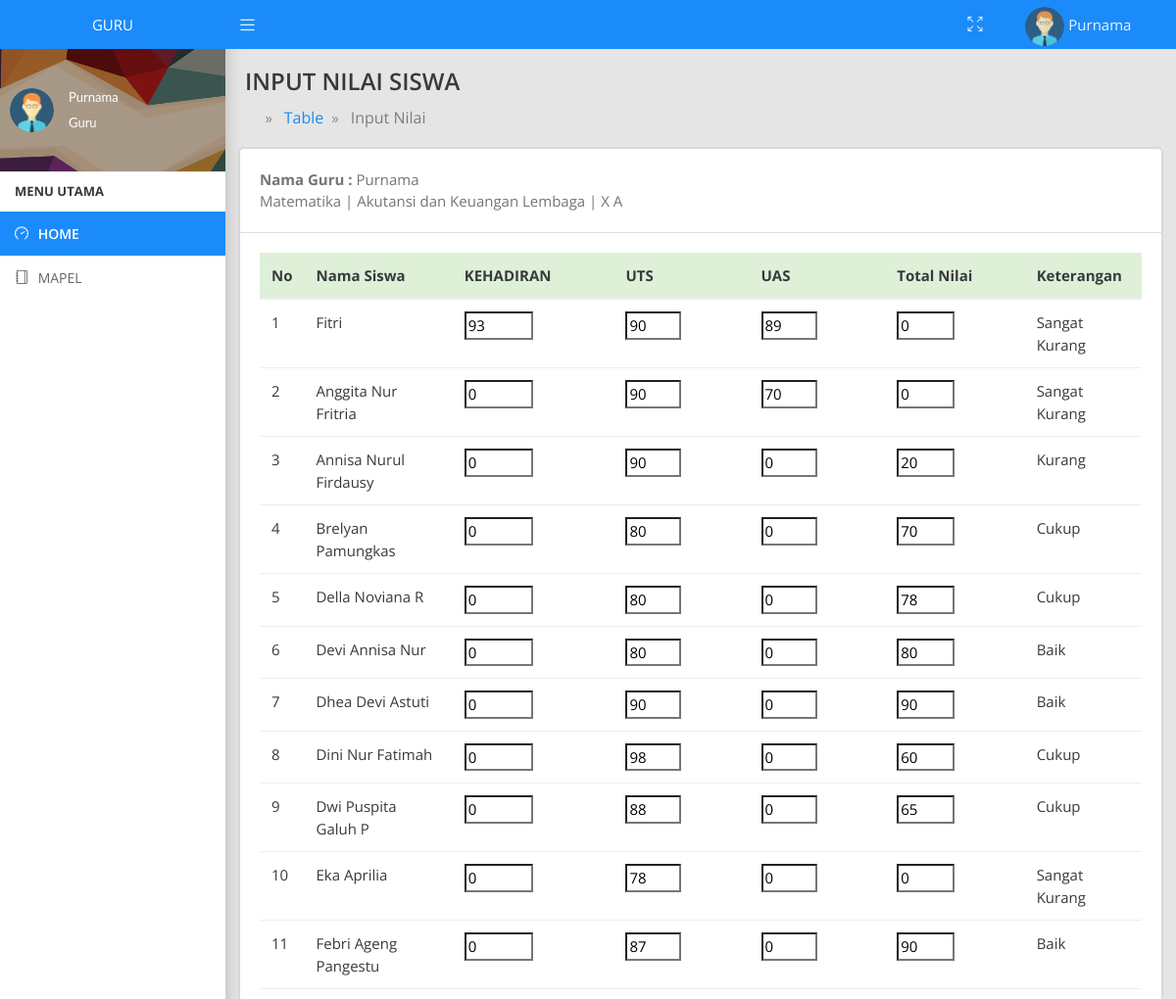
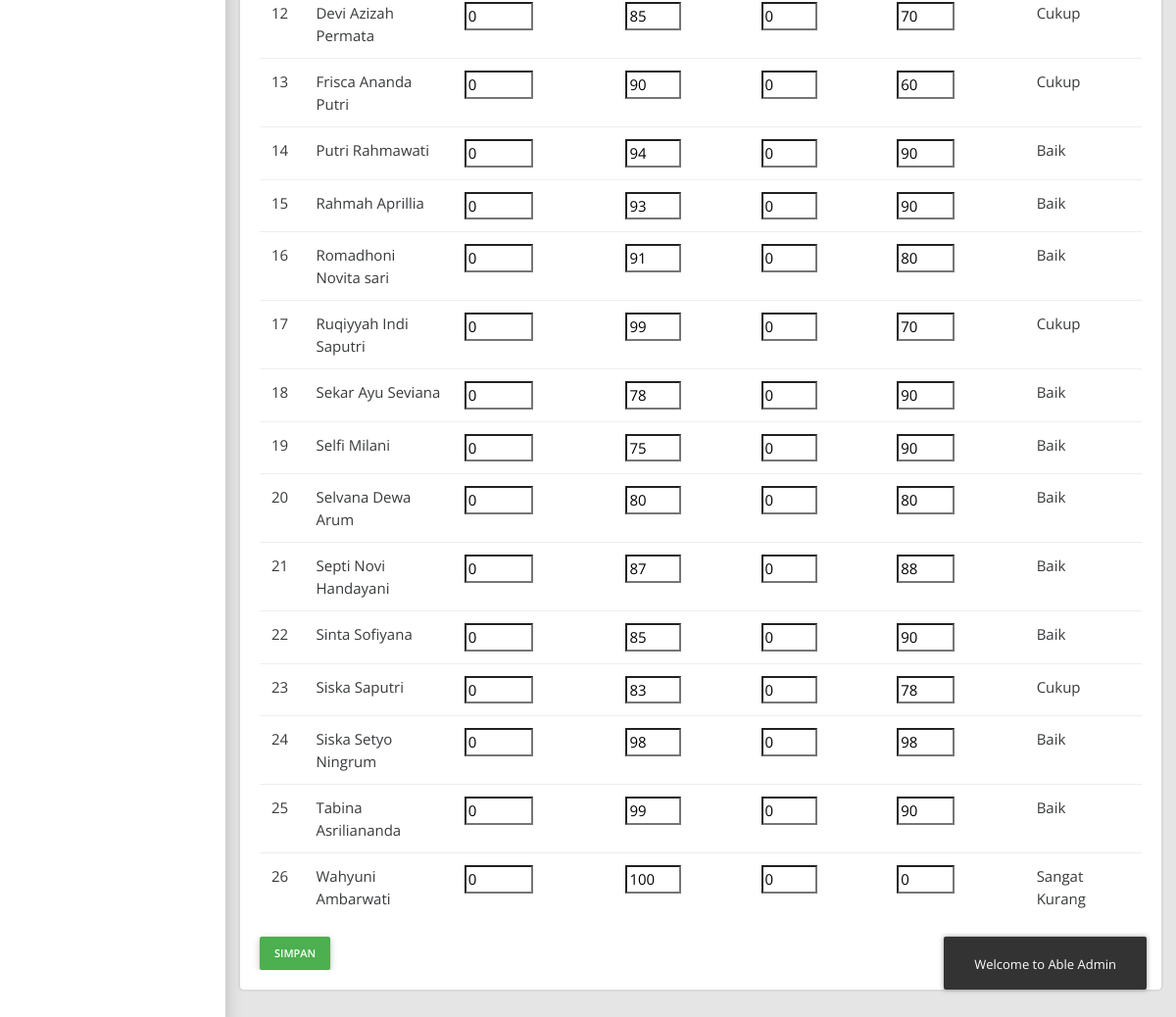
The app's page /index.php?guru=1 (signed in) with its own data (2 pictures, top to bottom).
### tables this page shows
CREATE TABLE `pelajaran` (
  `id_mapel` int(11) NOT NULL AUTO_INCREMENT,
  `id_semester` int(11) DEFAULT NULL,
  `nama_mapel` varchar(50) DEFAULT NULL,
  `ket` varchar(50) DEFAULT NULL,
  PRIMARY KEY (`id_mapel`),
  KEY `id_semester` (`id_semester`),
  CONSTRAINT `pelajaran_ibfk_1` FOREIGN KEY (`id_semester`) REFERENCES `semester` (`id_semester`)
);

CREATE TABLE `jurusan` (
  `id_jurusan` int(11) NOT NULL AUTO_INCREMENT,
  `nama_jurusan` varchar(50) NOT NULL,
  PRIMARY KEY (`id_jurusan`)
);

CREATE TABLE `kelas` (
  `id_kelas` int(11) NOT NULL AUTO_INCREMENT,
  `nama_kelas` varchar(20) DEFAULT NULL,
  PRIMARY KEY (`id_kelas`)
);

CREATE TABLE `nilai` (
  `id_nilai` int(11) NOT NULL AUTO_INCREMENT,
  `id_pengajar` int(11) DEFAULT NULL,
  `id_siswa` int(11) DEFAULT NULL,
  `kehadiran` float DEFAULT NULL,
  `uts` float DEFAULT NULL,
  `uas` float DEFAULT NULL,
  `nilai_akhir` float DEFAULT NULL,
  `keterangan` varchar(20) DEFAULT NULL,
  PRIMARY KEY (`id_nilai`),
  KEY `id_pengajar` (`id_pengajar`),
  KEY `id_siswa` (`id_siswa`),
  CONSTRAINT `nilai_ibfk_1` FOREIGN KEY (`id_pengajar`) REFERENCES `pengajar` (`id_ajar`),
  CONSTRAINT `nilai_ibfk_2` FOREIGN KEY (`id_siswa`) REFERENCES `siswa` (`id_siswa`)
);

CREATE TABLE `siswa` (
  `id_siswa` int(10) NOT NULL AUTO_INCREMENT,
  `id_jurusan` int(11) DEFAULT NULL,
  `id_kelas` int(11) DEFAULT NULL,
  `id_ortu` int(11) DEFAULT NULL,
  `nis` varchar(50) NOT NULL,
  `nama_siswa` varchar(50) NOT NULL,
  `jenis_kelamin` varchar(12) NOT NULL,
  `agama` varchar(10) NOT NULL,
  `tempat_lahir` varchar(20) NOT NULL,
  `tanggal_lahir` date NOT NULL,
  `alamat` varchar(50) NOT NULL,
  `no_telp` varchar(12) NOT NULL,
  `foto` varchar(50) NOT NULL,
  `ussername` varchar(50) NOT NULL,
  `password` varchar(50) NOT NULL,
  PRIMARY KEY (`id_siswa`),
  KEY `id_jurusan` (`id_jurusan`),
  KEY `id_kelas` (`id_kelas`),
  KEY `id_ortu` (`id_ortu`),
  CONSTRAINT `siswa_ibfk_1` FOREIGN KEY (`id_jurusan`) REFERENCES `jurusan` (`id_jurusan`),
  CONSTRAINT `siswa_ibfk_2` FOREIGN KEY (`id_kelas`) REFERENCES `kelas` (`id_kelas`),
  CONSTRAINT `siswa_ibfk_3` FOREIGN KEY (`id_ortu`) REFERENCES `orangtua` (`id_ortu`)
);

### guru/masukkan-nilaisiswa.php (the view, shortened to what this page needs)
<div class="container-fluid">
    <div class="row">
        <div class="col-sm-12 p-0">
            <div class="main-header">
                <h4>INPUT NILAI SISWA</h4>
                <ol class="breadcrumb breadcrumb-title breadcrumb-arrow">
                    <li class="breadcrumb-item">
                        <a href="index.php">
                            <i class="icofont icofont-home"></i>
                        </a>
                    </li>
                    <li class="breadcrumb-item"><a href="#">Table</a>
                    </li>
                    <li class="breadcrumb-item"><a href="index.php?guru=masukkannilaisiswa">Input Nilai</a>
                    </li>
                </ol>
            </div>
        </div>
    </div>
    <div class="row">
        <div class="col-sm-12">
            <div class="card">
                <div class="card-header">
                    <tr>
                        <th><b>Nama Guru : </b></th>
                        <td><?php echo $_SESSION['user']['nama_guru'] ?></td><br>
                    </tr>
                    <tr>
                        <?php
                        $idajar=$_GET['guru'];
                        $data1=$koneksi->query("SELECT * FROM nilai JOIN pengajar ON nilai.id_pengajar=pengajar.id_ajar JOIN jurusan ON pengajar.id_jurusan=jurusan.id_jurusan JOIN kelas ON pengajar.id_kelas=kelas.id_kelas JOIN pelajaran ON pengajar.id_mapel=pelajaran.id_mapel WHERE pengajar.id_ajar='$idajar' ");
                        $detail=$data1->fetch_assoc();
                        ?>
                        <td><?= $detail['nama_mapel'] ?> | <?= $detail['nama_jurusan'] ?> | <?= $detail['nama_kelas'] ?></td><br>
                    </tr>
                </div>
                <div class="card-block">
                    <div class="row">
                        <div class="col-sm-12 table-responsive">
                            <form action="#" method="POST" accept-charset="utf-8">
                                <table class="table">
                                    <thead>
                                        <tr class="table-success">
                                            <th>No</th>
                                            <th>Nama Siswa</th>
                                            <th>KEHADIRAN</th>
                                            <th>UTS</th>
                                            <th>UAS</th>
                                            <th>Total Nilai</th>
                                            <th>Keterangan</th>
                                        </tr>
                                    </thead>
                                    <tbody>
                                        <?php
                                        $no=1;
                                        $idajar=$_GET['guru'];
                                        $idguru =$_SESSION['user']['id_guru'];
                                        $data=$koneksi->query("SELECT * FROM nilai JOIN siswa ON nilai.id_siswa=siswa.id_siswa JOIN pengajar ON nilai.id_pengajar=pengajar.id_ajar WHERE pengajar.id_ajar='$idajar' AND pengajar.id_guru='$idguru' ");
                                        while ($nilai=$data->fetch_assoc()) {
                                         ?>
                                         <tr>
                                             <td><?= $no ?></td>
                                             <td><?= $nilai['nama_siswa']?></td>
                                             <td ><input style="width:50%" type="float" name="hadir[]" class="md-form-control"  value="<?= $nilai['kehadiran']?>"></td>
                                             <td ><input style="width:50%" type="float" name="uts[]" class="md-form-control"  value="<?= $nilai['uts']?>"></td>
                                             <td ><input style="width:50%" type="float" name="uas[]" class="md-form-control"  value="<?= $nilai['uas']?>"></td>
                                             <td ><input style="width:50%" type="float" name="akhir[]" class="md-form-control" value="<?= $nilai['nilai_akhir']?>"></td>
                                             <td><?= $nilai['keterangan']?></td>
                                         </tr>
                                         <?php
                                         $no++;
                                     }
                                     ?>
                                 </tbody>
                             </table>
                             <button name="update" class="btn btn-success btn-sm" >Simpan</button>
                         </form>
                     </div>
                 </div>
             </div>
         </div>
     </div>
 </div>

### records on screen
pelajaran: nama_mapel "Matematika"
jurusan: nama_jurusan "Akutansi dan Keuangan Lembaga"
kelas: nama_kelas "X A"
nilai: id_siswa.nama_siswa "Fitri", kehadiran "93", uts "90", uas "89", nilai_akhir "0", keterangan "Sangat Kurang"
nilai: id_siswa.nama_siswa "Anggita Nur Fritria", kehadiran "0", uts "90", uas "70", nilai_akhir "0", keterangan "Sangat Kurang"
nilai: id_siswa.nama_siswa "Annisa Nurul Firdausy", kehadiran "0", uts "90", uas "0", nilai_akhir "20", keterangan "Kurang"
nilai: id_siswa.nama_siswa "Brelyan Pamungkas", kehadiran "0", uts "80", uas "0", nilai_akhir "70", keterangan "Cukup"
nilai: id_siswa.nama_siswa "Della Noviana R", kehadiran "0", uts "80", uas "0", nilai_akhir "78", keterangan "Cukup"
nilai: id_siswa.nama_siswa "Devi Annisa Nur", kehadiran "0", uts "80", uas "0", nilai_akhir "80", keterangan "Baik"
nilai: id_siswa.nama_siswa "Dhea Devi Astuti", kehadiran "0", uts "90", uas "0", nilai_akhir "90", keterangan "Baik"
nilai: id_siswa.nama_siswa "Dini Nur Fatimah", kehadiran "0", uts "98", uas "0", nilai_akhir "60", keterangan "Cukup"
nilai: id_siswa.nama_siswa "Dwi Puspita Galuh P", kehadiran "0", uts "88", uas "0", nilai_akhir "65", keterangan "Cukup"
nilai: id_siswa.nama_siswa "Eka Aprilia", kehadiran "0", uts "78", uas "0", nilai_akhir "0", keterangan "Sangat Kurang"
nilai: id_siswa.nama_siswa "Febri Ageng Pangestu", kehadiran "0", uts "87", uas "0", nilai_akhir "90", keterangan "Baik"
nilai: id_siswa.nama_siswa "Devi Azizah Permata", kehadiran "0", uts "85", uas "0", nilai_akhir "70", keterangan "Cukup"
nilai: id_siswa.nama_siswa "Frisca Ananda Putri", kehadiran "0", uts "90", uas "0", nilai_akhir "60", keterangan "Cukup"
nilai: id_siswa.nama_siswa "Putri Rahmawati", kehadiran "0", uts "94", uas "0", nilai_akhir "90", keterangan "Baik"
nilai: id_siswa.nama_siswa "Rahmah Aprillia", kehadiran "0", uts "93", uas "0", nilai_akhir "90", keterangan "Baik"
nilai: id_siswa.nama_siswa "Romadhoni Novita sari", kehadiran "0", uts "91", uas "0", nilai_akhir "80", keterangan "Baik"
nilai: id_siswa.nama_siswa "Ruqiyyah Indi Saputri", kehadiran "0", uts "99", uas "0", nilai_akhir "70", keterangan "Cukup"
nilai: id_siswa.nama_siswa "Sekar Ayu Seviana", kehadiran "0", uts "78", uas "0", nilai_akhir "90", keterangan "Baik"
nilai: id_siswa.nama_siswa "Selfi Milani", kehadiran "0", uts "75", uas "0", nilai_akhir "90", keterangan "Baik"
nilai: id_siswa.nama_siswa "Selvana Dewa Arum", kehadiran "0", uts "80", uas "0", nilai_akhir "80", keterangan "Baik"
nilai: id_siswa.nama_siswa "Septi Novi Handayani", kehadiran "0", uts "87", uas "0", nilai_akhir "88", keterangan "Baik"
nilai: id_siswa.nama_siswa "Sinta Sofiyana", kehadiran "0", uts "85", uas "0", nilai_akhir "90", keterangan "Baik"
nilai: id_siswa.nama_siswa "Siska Saputri", kehadiran "0", uts "83", uas "0", nilai_akhir "78", keterangan "Cukup"
nilai: id_siswa.nama_siswa "Siska Setyo Ningrum", kehadiran "0", uts "98", uas "0", nilai_akhir "98", keterangan "Baik"
nilai: id_siswa.nama_siswa "Tabina Asriliananda", kehadiran "0", uts "99", uas "0", nilai_akhir "90", keterangan "Baik"
nilai: id_siswa.nama_siswa "Wahyuni Ambarwati", kehadiran "0", uts "100", uas "0", nilai_akhir "0", keterangan "Sangat Kurang"

### other values on screen
$_SESSION['user']['nama_guru'] "Purnama"
$_SESSION['login'] "Guru"
